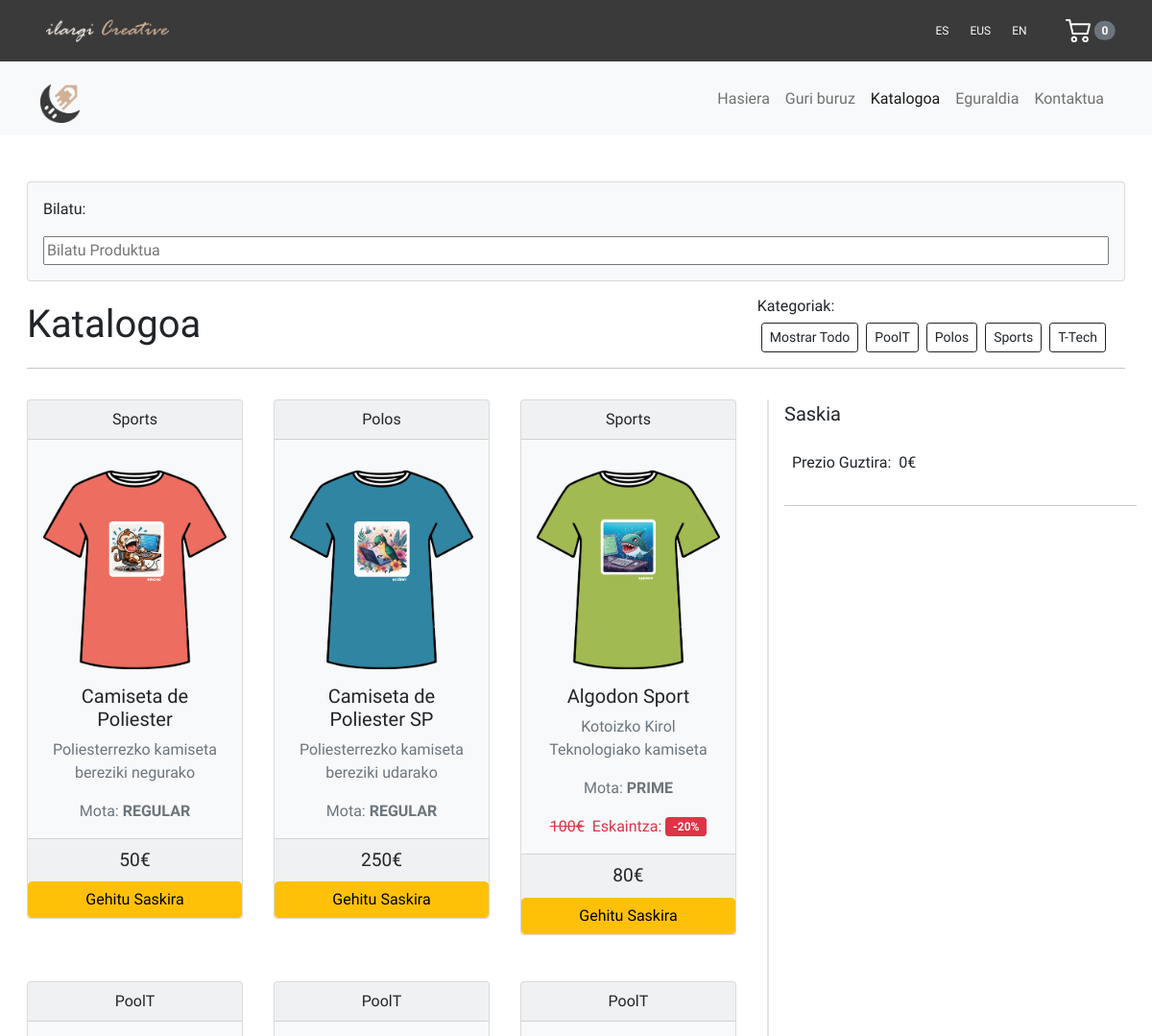
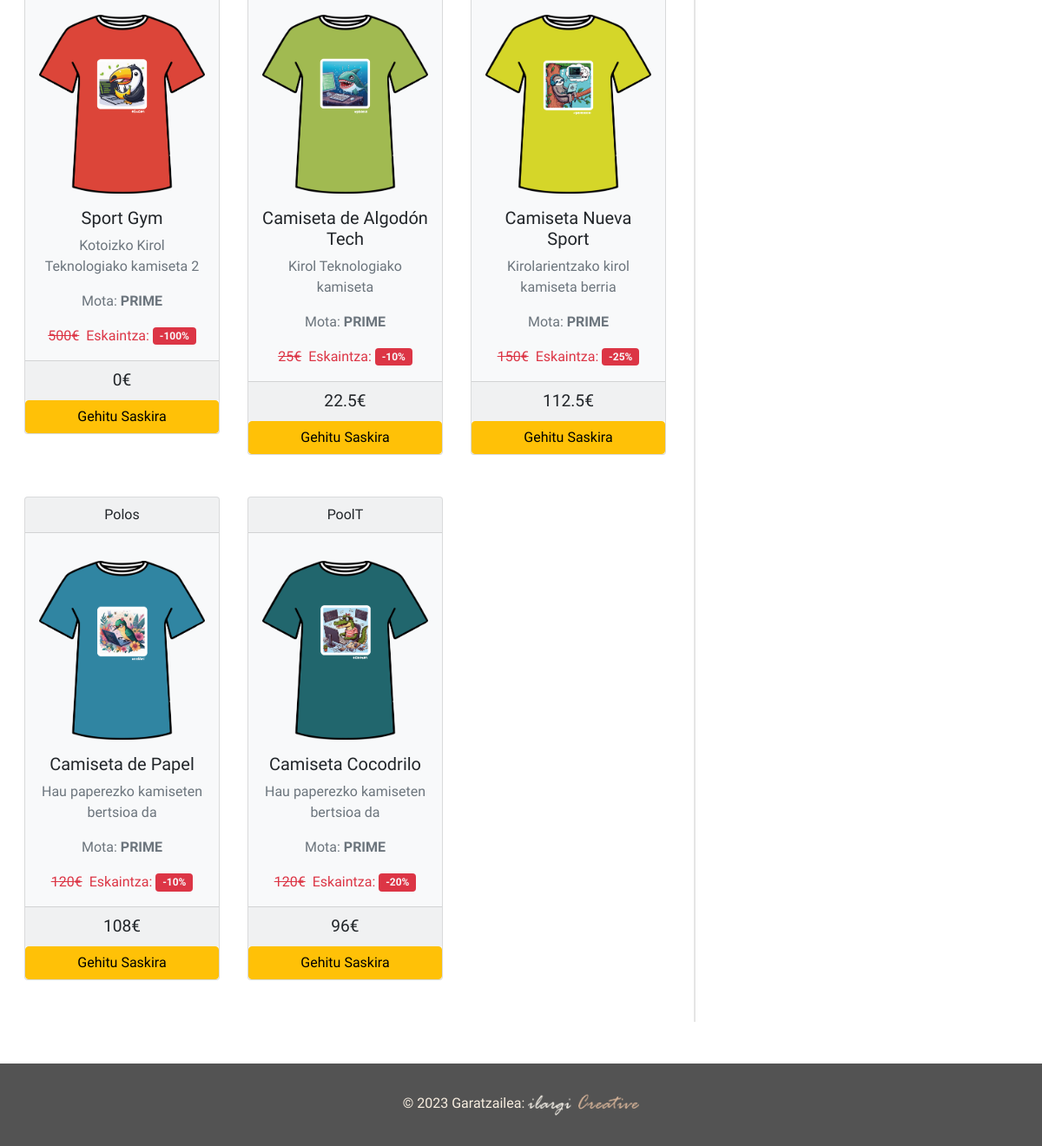
The page /catalogo.php?idioma=eus on the database its author committed (2 pictures, top to bottom).
### tables this page shows
CREATE TABLE "productos" (
	"id"	INTEGER,
	"nombre"	TEXT NOT NULL,
	"descripcion"	TEXT DEFAULT NULL,
	"categoria_id"	INTEGER DEFAULT NULL,
	"talla_id"	INTEGER DEFAULT NULL,
	"tipo_producto_id"	INTEGER DEFAULT NULL,
	"descuento"	REAL DEFAULT NULL,
	"precio"	REAL NOT NULL,
	"precio_final"	REAL DEFAULT NULL,
	"imagen_url"	TEXT DEFAULT NULL,
	"stock"	INTEGER,
	"descripcion_eus"	TEXT,
	"descripcion_en"	TEXT,
	PRIMARY KEY("id" AUTOINCREMENT),
	FOREIGN KEY("categoria_id") REFERENCES "categoria"("id"),
	FOREIGN KEY("tipo_producto_id") REFERENCES "tipo_producto"("id"),
	FOREIGN KEY("talla_id") REFERENCES "talla"("id")
);

CREATE TABLE `categoria` (
  `id` INTEGER PRIMARY KEY AUTOINCREMENT,
  `nombre` TEXT DEFAULT NULL
);

CREATE TABLE `tipo_producto` (
  `id` INTEGER PRIMARY KEY AUTOINCREMENT,
  `nombre` TEXT DEFAULT NULL
);

### db/db_connection.php (called while the page is built, shortened)
<?php
class ProductosDB{
    public static function selectProductos(){
        try{
            $db = getDBConnection();
            $registros = $db->query("select * from productos");
            $productos = array();
            while ($registro = $registros->fetch()){
                $producto = new Producto();
                $producto->setId($registro['id']);
                $producto->setNombre($registro['nombre']);
                $producto->setDescripcion($registro['descripcion']);
                $producto->setCategoriaId($registro['categoria_id']);
                $producto->setTallaId($registro['talla_id']);
                $producto->setTipoProductoId($registro['tipo_producto_id']);
                $producto->setDescuento($registro['descuento']);
                $producto->setPrecio($registro['precio']);
                $producto->setImagenURL($registro['imagen_url']);
                $producto->setStock($registro['stock']);
                $producto->setDescripcionEus($registro['descripcion_eus']);
                $producto->setDescripcionEn($registro['descripcion_en']);
                $productos[] = $producto;
            }
            return $productos;
        } catch (Exception $e){
            echo "<p>Error:" .$e->getMessage() . "</p>\n";
            return null;
        }
    }
    public static function selectProductosJSON()
    {
        try {
            $db = getDBConnection();
            $registros = $db->query("select * from productos");
            if ($registro = $registros->fetch()) {
                $productos = array();
                do {
                    $producto = array(
                        'id' => (int)$registro['id'],
                        'nombre' => $registro['nombre'],
                        'descripcion' => $registro['descripcion'],
                        'categoria_id' => (int)$registro['categoria_id'],
                        'talla_id' => (int)$registro['talla_id'],
                        'tipo_producto_id' => (int)$registro['tipo_producto_id'],
                        'descuento' => (float)$registro['descuento'],
                        'precio' => (float)$registro['precio'],
                        'precio_final' => (float)$registro['precio_final'],
                        'imagen_url' => $registro['imagen_url'],
                        'stock' => (int)$registro['stock'],
                        'descripcion_eus' => $registro['descripcion_eus'],
                        'descripcion_en' => $registro['descripcion_en']
                    );
                    $productos[] = $producto;
                } while ($registro = $registros->fetch());
                return json_encode($productos, JSON_UNESCAPED_UNICODE);
            }
        } catch (Exception $e) {
            echo "<p>Error:" . $e->getMessage() . "</p>\n";
            return null;
        }
    }
    public static function obtenerNombreTipoProducto($tipo_producto_id) {
        try {
            $db = getDBConnection();
            $consulta = "SELECT nombre FROM tipo_producto WHERE id = $tipo_producto_id";
            $resultado = $db->query($consulta);
            $nombre_tipo_producto = $resultado->fetchColumn();
            return $nombre_tipo_producto;
        } catch (Exception $e) {
            echo "<p>Error: " . $e->getMessage() . "</p>\n";
            return null;
        }
    }
    public static function obtenerNombreTipoCategoria($categoria_id) {
        try {
            $db = getDBConnection();
            $consulta = "SELECT nombre FROM categoria WHERE id = $categoria_id";
            $resultado = $db->query($consulta);
            $nombre_tipo_categoria = $resultado->fetchColumn();
            return $nombre_tipo_categoria;
        } catch (Exception $e) {
            echo "<p>Error: " . $e->getMessage() . "</p>\n";
            return null;
        }
    }
}

### src/objects/productos.php (called while the page is built, shortened)
<?php
class Producto {
    private $id;
    private $nombre;
    private $descripcion;
    private $categoria_id;
    private $talla_id;
    private $tipo_producto_id;
    private $descuento;
    private $precio;
    private $imagen_url;
    private $stock;
    private $descripcion_eus;
    public function __construct() {
        $this->descuento = 50;
    }
    public function getId() {
        return $this->id;
    }
    public function setId($id) {
        $this->id = $id;
    }
    public function getNombre() {
        return $this->nombre;
    }
    public function setNombre($nombre) {
        $this->nombre = $nombre;
    }
    public function getDescripcion() {
        return $this->descripcion;
    }
    public function setDescripcion($descripcion) {
        $this->descripcion = $descripcion;
    }
    public function getCategoriaId() {
        return $this->categoria_id;
    }
    public function setCategoriaId($categoria_id) {
        $this->categoria_id = $categoria_id;
    }
    public function getTallaId() {
        return $this->talla_id;
    }
    public function setTallaId($talla_id) {
        $this->talla_id = $talla_id;
    }
    public function getTipoProductoId() {
        return $this->tipo_producto_id;
    }
    public function setTipoProductoId($tipo_producto_id) {
        $this->tipo_producto_id = $tipo_producto_id;
    }
    public function getDescuento() {
        return $this->descuento;
    }
    public function setDescuento($descuento) {
        $this->descuento = $descuento;
    }
    public function getPrecio() {
        return $this->precio;
    }
    public function setPrecio($precio) {
        $this->precio = $precio;
    }
    public function getPrecioFinal() {
        if ($this->precio !== null && $this->descuento !== null && $this->tipo_producto_id == 1) {
            return $this->precio_final = $this->precio - ($this->precio * ($this->descuento / 100));
        } else {
            return $this->precio_final = $this->precio;
        }
    }
    public function getImagenUrl() {
        return $this->imagen_url;
    }
    public function setImagenUrl($imagen_url) {
        $this->imagen_url = $imagen_url;
    }
    public function getStock() {
        return $this->stock;
    }
    public function setStock($stock) {
        $this->stock = $stock;
    }
    public function getDescripcionEus() {
        return $this->descripcion_eus;
    }
    public function setDescripcionEus($descripcion_eus) {
        $this->descripcion_eus = $descripcion_eus;
    }
}

### src/views/catalogo.php (the view, shortened to what this page needs)
<!DOCTYPE html>
<html lang="en">
<head>
    <?php include '../includes/head.php'; ?>
</head>
<body>
    <?php include '../includes/header.php'; ?>
    <?php include '../includes/nav.php';  ?>
<main class="custom-dashboard">
    <div class="container-fluid py-5" style="min-height: 100vh;">
    <div class="card text-dark bg-light p-3 mx-3">
                <p class="card-text"><?php echo $textos['buscar']; ?>:</p>
                <input type="text" class="dropdown" id="search-input" placeholder="<?php echo $textos['buscar-producto']; ?>">
    </div>
        <div class="p-3">
            <div class="d-flex align-items-center justify-content-between">
                <div class="display-6 text-center"><?php echo $textos['catalogo']; ?></div>
                <div class="right-side d-grid mx-3">
                    <h6 class="h6"><?php echo $textos['categorias']; ?></h6>
                    <div id="btn-categorias"></div>
                </div>
            </div>
            <hr>
        </div>
        <div class="row d-flex flex-wrap-reverse">
            <div class="col-md-8 col-12 div-productos">
                <div class="d-flex flex-wrap" id="lista-items">
                    <?php foreach ($productos as $producto) :
                        $nombre_tipo_producto = ProductosDB::obtenerNombreTipoProducto($producto->getTipoProductoId());
                        $nombre_tipo_categoria = ProductosDB::obtenerNombreTipoCategoria($producto->getCategoriaId());
                        $descripcion_producto = $_SESSION['idioma'] == 'es' ? $producto->getDescripcion() : ($_SESSION['idioma'] == 'eus' ? $producto->getDescripcionEus() : $producto->getDescripcionEn());
                    ?>
                        <div class="col-lg-4 col-md-4 col-6 pb-5 px-3">
                            <div class="card bg-light text-center">
                                <a class="link-dark" href='../public/catalogo.php?id=<?= $producto->getId() ?>'>
                                    <div class="card-header"><?php echo $nombre_tipo_categoria ?></div>
                                    <div class="card-body">
                                        <img id="img-producto" src="<?php echo $producto->getImagenURL() ?>" class="img-fluid rounded-start py-3" style="width: 15em" alt="Card title">
                                        <h5 class="card-title"><?php echo $producto->getNombre() ?></h5>
                                        <p class="card-text text-muted d-none d-md-block d-lg-block"><?php echo $descripcion_producto ?></p>
                                        <p class="card-text text-muted" id="tipo-producto"><?php echo $textos['tipo']; ?> <strong><?php echo $nombre_tipo_producto ?></strong> </p>
                                        <?php if ($producto->getTipoProductoId() == 1): ?>
                                            <div class="d-flex justify-content-center align-items-center gap-2">
                                                <div class="card-text <?php echo $producto->getTipoProductoId() == 1 ? 'text-decoration-line-through text-danger' : ''; ?>">
                                                        <?php echo $producto->getPrecio() ?>€
                                                </div>
                                                <div class="d-flex flex-column flex-lg-row gap-1 align-items-center">
                                                    <div class="text-danger"><?php echo $textos['oferta']; ?>:
                                                    </div>
                                                    <span class="badge bg-danger">
                                                        <p class="text-light m-0">-<?php echo $producto->getTipoProductoId() == 1 ? $producto->getDescuento() . '%' : ''; ?></p>
                                                    </span>
                                                </div>
                                            </div>
                                        <?php endif; ?>
                                    </div>
                                </a>
                                <div class="card-footer">
                                    <p class="card-text" style="font-size: larger;" id="price-producto"><?php echo $producto->getPrecioFinal() ?>€</p>
                                </div>
                                <button class="btn btn-warning w-100 btn-add"  id="btn-add-to-car"
                                data-id="<?php echo $producto->getId() ?>"
                                data-nombre="<?php echo $producto->getNombre() ?>"
                                data-descripcion="<?php echo $producto->getDescripcion() ?>"
                                data-categoria="<?php echo $producto->getCategoriaId() ?>"
                                data-talla="<?php echo $producto->getTallaId() ?>"
                                data-tipo="<?php echo $producto->getTipoProductoId() ?>"
                                data-descuento="<?php echo $producto->getDescuento()?>"
                                data-precio="<?php echo $producto->getPrecio() ?>"
                                data-imagen="<?php echo $producto->getImagenURL() ?>"
                                data-precio-final="<?php echo $producto->getPrecioFinal() ?>"
                                data-stock="<?php echo $producto->getStock() ?>"
                                data-descripcion-eus="<?php echo $producto->getDescripcionEus() ?>"
                                ><?php echo $textos['agregar-carrito']; ?></button>
                            </div>
                        </div>
                    <?php endforeach; ?>
                </div>
            </div>
            <div class="col-md-4 col-12 px-3" id="div-carrito">
                <div class="d-flex justify-content-between pb-2">
                    <p class="lead font-weight-bold"><?php echo $textos['carrito']; ?></p>
                </div>
                <div class="d-flex">
                    <p class="mx-2"><?php echo $textos['precio-total']; ?>: </p>
                    <p id="valor-total"></p>
                    <p>€</p>
                </div>
                <hr>
            </div>
        </div>
    </div>
    <?php include '../includes/footer.php';  ?>
    </main>
</body>
</html>

### assets/css/style.css (style rules this page uses)
:root { --blanco: white; --negro: black; --grisOscuro: rgb(83, 83, 83); --gris: rgba(0, 0, 0, 0.1); --celeste: rgba(150, 174, 253, 0.1); }
body { font-family: 'Albert Sans', sans-serif; }
.custom-dashboard { width: 100%; margin: 0 auto; }
a { text-decoration: none; }
.div-productos { border-right: 1px solid var(--gris); padding-right: 1em; }
#div-carrito { border-left: 1px solid var(--gris); padding-left: 1em; }

### rows shown on the page
productos: categoria.nombre "Sports", imagen_url (picture), nombre "Camiseta de Poliester", descripcion_eus "Poliesterrezko kamiseta bereziki negurako", tipo_producto.nombre "REGULAR", PrecioFinal "50"
productos: categoria.nombre "Polos", imagen_url (picture), nombre "Camiseta de Poliester SP", descripcion_eus "Poliesterrezko kamiseta bereziki udarako", tipo_producto.nombre "REGULAR", PrecioFinal "250"
productos: categoria.nombre "Sports", imagen_url (picture), nombre "Algodon Sport", descripcion_eus "Kotoizko Kirol Teknologiako kamiseta", tipo_producto.nombre "PRIME", precio "100", descuento "20", PrecioFinal "80"
productos: categoria.nombre "PoolT", imagen_url (picture), nombre "Sport Gym", descripcion_eus "Kotoizko Kirol Teknologiako kamiseta 2", tipo_producto.nombre "PRIME", precio "500", descuento "100", PrecioFinal "0"
productos: categoria.nombre "PoolT", imagen_url (picture), nombre "Camiseta de Algodón Tech", descripcion_eus "Kirol Teknologiako kamiseta", tipo_producto.nombre "PRIME", precio "25", descuento "10", PrecioFinal "22.5"
productos: categoria.nombre "PoolT", imagen_url (picture), nombre "Camiseta Nueva Sport", descripcion_eus "Kirolarientzako kirol kamiseta berria", tipo_producto.nombre "PRIME", precio "150", descuento "25", PrecioFinal "112.5"
productos: categoria.nombre "Polos", imagen_url (picture), nombre "Camiseta de Papel", descripcion_eus "Hau paperezko kamiseten bertsioa da", tipo_producto.nombre "PRIME", precio "120", descuento "10", PrecioFinal "108"
productos: categoria.nombre "PoolT", imagen_url (picture), nombre "Camiseta Cocodrilo", descripcion_eus "Hau paperezko kamiseten bertsioa da", tipo_producto.nombre "PRIME", precio "120", descuento "20", PrecioFinal "96"

### other values the page prints
$textos['inicio'] "Hasiera"
$textos['nosotros'] "Guri buruz"
$textos['catalogo'] "Katalogoa"
$textos['clima'] "Eguraldia"
$textos['contacto'] "Kontaktua"
$textos['buscar'] "Bilatu"
$textos['categorias'] "Kategoriak:"
$textos['carrito'] "Saskia"
$textos['precio-total'] "Prezio Guztira"
$textos['desarrollador'] "Garatzailea:"
